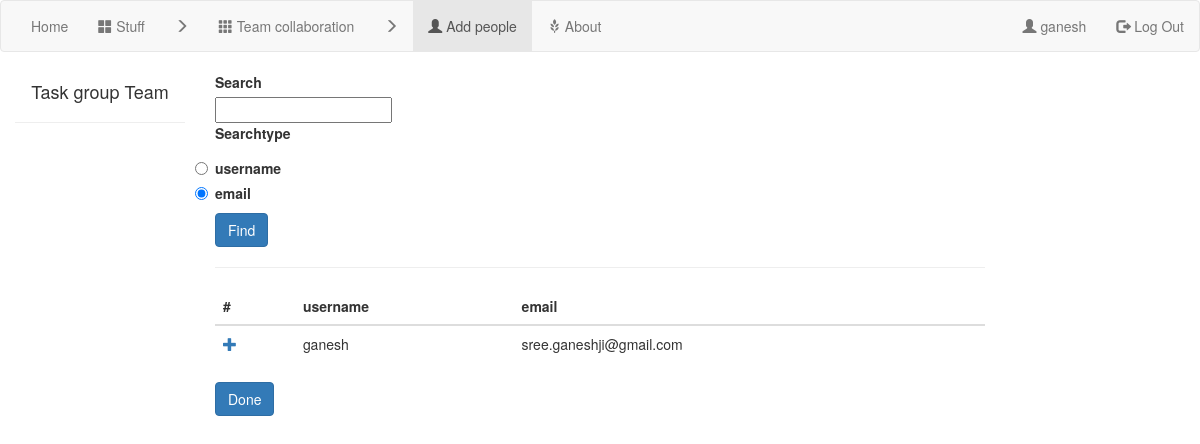
Screenshot of /1/1/chooseTaskGroupMates/ (signed in) with the database file from the repository.
### projectMgr/models.py (models this page shows)
class Project(models.Model):
    name = models.CharField(max_length=100)
    people = models.ManyToManyField(User,related_name="project_set")
    description = models.TextField()
    isArchived = models.BooleanField(default=False)
    comment = models.ManyToManyField(Comment)
    created = models.DateTimeField(auto_now=True)
    createdBy = models.ForeignKey(User,on_delete=models.CASCADE,related_name="projectIcreated",null=True)
    deadLine = models.DateTimeField(null=True)
    pass

class TaskGroup(models.Model):
    name = models.CharField(max_length=100)
    creator = models.ForeignKey(User,on_delete=models.CASCADE,related_name='taskgroupIcreated',null=True)
    description = models.TextField()
    project = models.ForeignKey(Project,on_delete=models.CASCADE,related_name="taskgroup_set",null=True)
    comment = models.ManyToManyField(Comment)
    people = models.ManyToManyField(User)
    created = models.DateTimeField(auto_now=True)
    DeadLine = models.DateTimeField(null=True)

class User(AbstractUser):
    profilePicture = models.CharField(max_length=200,null=True)
    fullName = models.CharField(max_length=100,null=True)
    bio = models.CharField(null=True,max_length=500)
    pass

### projectMgr/views.py (the view)
# urls.py: path('<int:projectid>/<int:taskGroupId>/chooseTaskGroupMates/',views.chooseTaskGroupMates2,name='chooseTaskGroupMates'),
def chooseTaskGroupMates2(request: HttpRequest, projectid, taskGroupId):
    if not request.user.is_authenticated:
        return redirect('projectMgr:homepage')
    thisTaskGroup = models.TaskGroup.objects.get(id=taskGroupId)
    thisTaskProject = thisTaskGroup.project
    result = thisTaskProject.people.all().exclude(
        username__in=[person.username for person in thisTaskGroup.people.all()])[:20]
    if request.method == 'POST':
        form = forms.chooseMates2(request.POST)
        if form.is_valid():
            search = form.cleaned_data['search']
            searchType = form.cleaned_data['searchType']
            if searchType == 'email':
                result = thisTaskProject.people.filter(email__contains=search).exclude(
                    username__in=[person.username for person in thisTaskGroup.people.all()])[:20]
            elif searchType == 'username':
                result = thisTaskProject.people.filter(username__contains=search).exclude(
                    username__in=[person.username for person in thisTaskGroup.people.all()])[:20]
    else:
        form = forms.chooseMates2()
    return render(request, 'projectMgr/selectTaskGroupMates.html',
                  {'form':form,'results':result, 'project': models.Project.objects.get(id=projectid), 'task': thisTaskGroup, "thisUser": request.user})

### projectMgr/forms.py
class chooseMates2(forms.Form):
    search = forms.CharField(max_length=200, required=False)
    searchType = forms.ChoiceField(choices=[['username', 'username'], ['email', 'email']], required=False,
                                   widget=forms.RadioSelect, initial='email')

### projectMgr/templates/projectMgr/selectTaskGroupMates.html (shortened to what this page needs)
{% extends 'projectMgr/base.html' %}
{% block leftnav %}
<li><a href="{% url 'projectMgr:projectDetail' project.id %}" ><span class="glyphicon glyphicon-th-large"></span> {{project.name}}</a></li>
<li><a href="" ><span class="glyphicon glyphicon-menu-right"></span></a></li>
<li><a href="{% url 'projectMgr:taskGroupDetail' project.id task.id %}" ><span class="glyphicon glyphicon-th"></span> {{task.name}}</a></li>
<li><a href="" ><span class="glyphicon glyphicon-menu-right"></span></a></li>
<li class="active"><a href="" ><span class="glyphicon glyphicon-user"></span> Add people</a></li>
{% endblock %}
{% block body %}
    {% load crispy_forms_tags %}
     <form action="{% url 'projectMgr:chooseTaskGroupMates' project.id task.id %}" method="post">
     {{ form|crispy }}
     <input type="submit" value="Find" class="btn btn-primary" >
         <hr>
    </form>
    <table class="table">
  <thead class="thead-light">
    <tr>
      <th scope="col">#</th>
      <th scope="col">username</th>
      <th scope="col">email</th>
    </tr>
  </thead>
  <tbody>
  {% for person in results %}
      <tr>
          <th scope="row"> <a href="{% url 'projectMgr:addToTaskGroup' project.id task.id person.id %}"> <span class="glyphicon glyphicon-plus"></span> </a></th>
      <td>{{person.username}}</td>
      <td>
          {{person.email}}
      </td>
    </tr>
  {% endfor %}
  </tbody>
</table>
    <button class="btn btn-primary" onclick="window.location.href = '{% url 'projectMgr:taskGroupDetail' project.id task.id %}';">Done</button>
{% endblock %}
{% block sidenav %}
    <h4>Task group Team</h4>
    <hr>
{% endblock %}

### projectMgr/templates/projectMgr/base.html (shortened to what this page needs)
<!DOCTYPE html>
<html lang="en">
 {% load static %}
<link rel="stylesheet" type="text/css" href="{% static 'projectMgr/styles.css' %}">
  <link rel="stylesheet" href="https://maxcdn.bootstrapcdn.com/bootstrap/3.4.1/css/bootstrap.min.css">
<nav class="navbar navbar-default ">
    <div class="container-fluid">
        <ul class="nav navbar-nav">
            <li class="nav-item"><a href="{% url 'projectMgr:homepage' %}">Home</a></li>
            {% block leftnav %}
            {% endblock %}
            <li><a href="{% url 'projectMgr:about' %}"><span class="glyphicon glyphicon-grain"></span> About</a></li>
        </ul>
        <ul class="nav navbar-nav navbar-right">
            {% block rightnav %}
                {% if thisUser %}
                    <li><a href="{% url 'projectMgr:userinfo' %}"><span class="glyphicon glyphicon-user"></span> {{ thisUser.username }}</a></li>
                    <li><a href="{% url 'account_logout' %}"><span class="glyphicon glyphicon-log-out"></span> Log Out</a></li>
                {% else %}
                    <li><a href="{% url 'account_login' %}"><span class="glyphicon glyphicon-log-in"></span> Log In</a></li>
                    <li><a href="{% url 'account_signup' %}"><span class="glyphicon glyphicon-user"></span> Sign Up</a></li>
                {% endif %}
            {% endblock %}
        </ul>
    </div>
</nav>
<div class="container-fluid text-center">
    <div class="row content">
        <div class="col-sm-2 sidenav">
            {% block sidenav %}{% endblock %}
        </div>
        <div class="col-sm-8 text-left">
        {% block body %}{% endblock %}
        </div>
    </div>
</div>
</html>

### rows the page displays
Project: name "Stuff"
TaskGroup: name "Team collaboration"
User: username "ganesh", email "sree.ganeshji@gmail.com"
